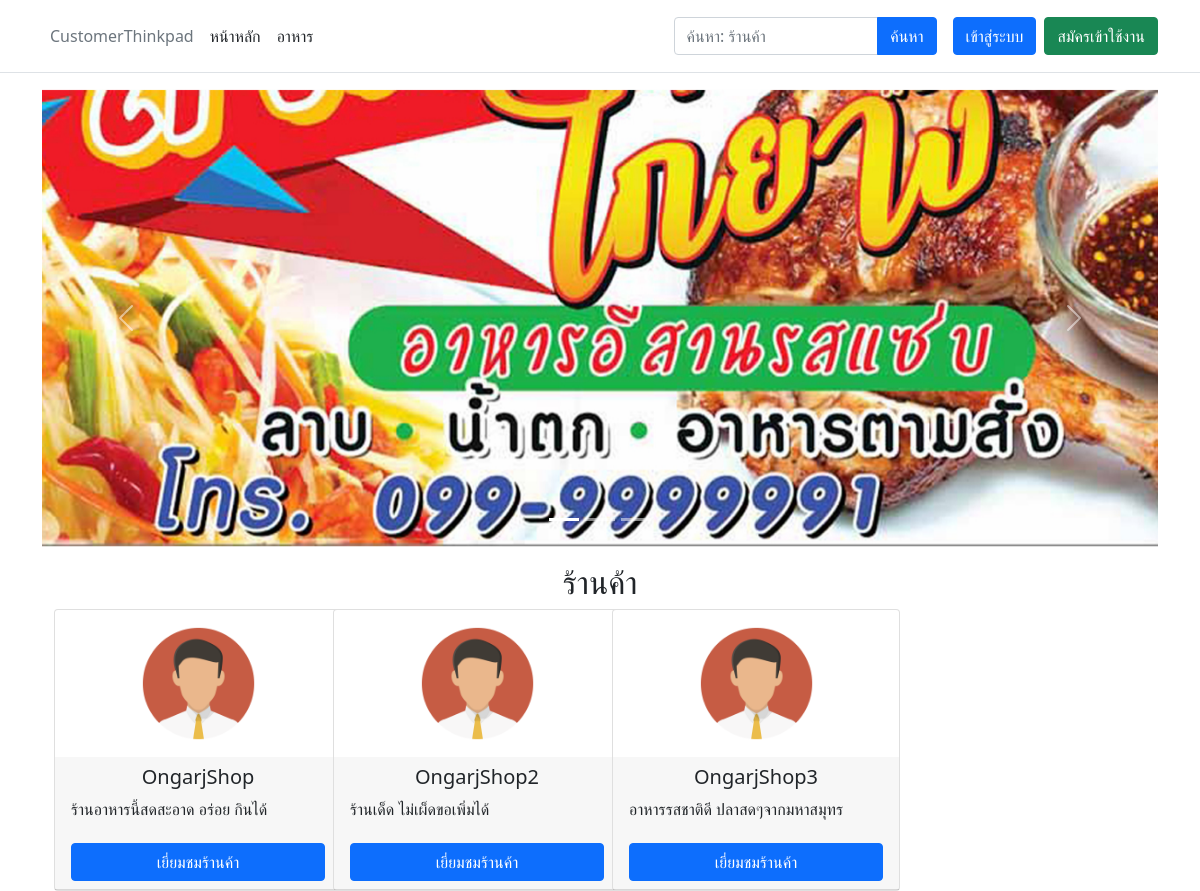
The page /Views/Customer/index.php on the database its author committed.
### tables this page shows
CREATE TABLE IF NOT EXISTS `users` (
  `idAll` int(11) NOT NULL AUTO_INCREMENT,
  `NameAll` varchar(50) NOT NULL,
  `PasswordAll` varchar(50) NOT NULL,
  `DescriptionShop` varchar(255) DEFAULT NULL,
  `AddressCustomer` varchar(255) DEFAULT NULL,
  `ImageAll` varchar(255) DEFAULT '../../Src/Images/Unknown.png',
  `AccessStatusSCR` int(11) DEFAULT 0,
  `RoleAll` varchar(255) NOT NULL,
  `IdTypeShop` int(11) DEFAULT NULL,
  PRIMARY KEY (`idAll`)
);

### Includes/autoload.inc.php (called while the page is built, shortened)
<?php
spl_autoload_register(function ($className) {
    $classMap = [
        'services' => 'Services/' . $className . '.service.php',
        'dbconnect' => 'Models/' . $className . '.inc.php',
        'Models' => 'Models/' . $className . '.model.php',
    ];
    foreach ($classMap as $class => $path) {
        $fullPath = dirname(__DIR__) . '/' . $path;
        if (file_exists($fullPath)) {
            return;
        }
    }
});

### Models/connect_database.inc.php (called while the page is built, shortened)
<?php
class connect_database
{
    public $ObjConnect;
    public function __construct()
    {
        $this->ObjConnect =new mysqli("localhost:3306", "root", "root", "orderfoodonline");
    }
public function SelectTable(?string $colname = null, string $TableName = "",?string $sqlcustom = null): object
{
    $colname = $colname ?? "*";
    if ($TableName != "") {
        $sql = "SELECT " . $colname . " FROM " . $TableName." ".$sqlcustom;
        return $this->ObjConnect->query($sql);
    }
    return false;
}
}
?>

### Views/Customer/index.php (the view, shortened to what this page needs)
<!DOCTYPE html>
<html lang="en">
<head>
  <?php include '../Shares/header.layout.php' ?>
</head>
<body>
  <?php include 'navbar.layout.php' ?>
  <main class="container">
    <div id="carouselExampleIndicators" class="carousel slide" data-bs-ride="carousel">
      <div class="carousel-indicators">
        <button type="button" data-bs-target="" data-bs-slide-to="0" class="active" aria-current="true" aria-label="Slide 1"></button>
        <button type="button" data-bs-target="" data-bs-slide-to="1" aria-label="Slide 2"></button>
        <button type="button" data-bs-target="" data-bs-slide-to="2" aria-label="Slide 3"></button>
      </div>
      <div class="carousel-inner">
        <div class="carousel-item active">
          <img src="../../Src/Images/BillBoard2.jpg" class="d-block w-100" alt="...">
        </div>
      </div>
      <button class="carousel-control-prev" type="button" data-bs-target="#carouselExampleIndicators" data-bs-slide="prev">
        <span class="carousel-control-prev-icon" aria-hidden="true"></span>
      </button>
      <button class="carousel-control-next" type="button" data-bs-target="#carouselExampleIndicators" data-bs-slide="next">
        <span class="carousel-control-next-icon" aria-hidden="true"></span>
      </button>
    </div>
    <h2 class="text-center mt-3">ร้านค้า</h2>
    <div class="container">
      <div class="row">
        <?php
        require_once "../../Includes/autoload.inc.php";
        $service = new connect_database();
        $resultshop = $service->SelectTable(null, "users", "Where RoleAll = 'Shop' AND AccessStatusSCR = 1");
        foreach ($resultshop as $rowshop) { ?>
          <div class="col-xl-3">
            <div class="card" style="width: 18rem;">
              <div class="text-center mt-3">
                <img src="<?= $rowshop['ImageAll'] ?>" class="card-img-top rounded-circle mb-3" style="width: 115px;Height: 115px">
              </div>
              <div class="card-header">
                <h5 class="card-title text-center"><?= $rowshop['NameAll'] ?></h5>
                <p class="card-text text-center d-inline-block text-truncate" style="max-width: 250px;"><?= $rowshop['DescriptionShop'] ?></p>
                <a href="shop.php?IdShop_Get=<?= $rowshop['idAll']?>" class="btn btn-primary w-100">เยี่ยมชมร้านค้า</a>
              </div>
            </div>
          </div>
        <?php } ?>
      </div>
    </div>
  </main>
</body>
</html>

### Views/Shares/header.layout.php (shortened to what this page needs)
<link rel="stylesheet" href="../../Src/Bootstrap/Css/bootstrap.min.css">

### Views/Customer/navbar.layout.php (shortened to what this page needs)
<header class="p-3 mb-3 border-bottom">
<div class="container">
<div class="d-flex flex-wrap align-items-center justify-content-center justify-content-lg-start">
<ul class="nav col-12 col-lg-auto me-lg-auto mb-2 justify-content-center mb-md-0">
  <li><a href="index.php" class="nav-link px-2 link-secondary h-1">CustomerThinkpad</a></li>
  <li><a href="index.php" class="nav-link px-2 link-dark">หน้าหลัก</a></li>
  <li><a href="food.php" class="nav-link px-2 link-dark">อาหาร</a></li>
</ul>
<div class="input-group w-25">
<input Id="InputSearch" class="form-control w-25" type="search" placeholder="ค้นหา: ร้านค้า">
<button class="btn btn-primary me-3" onclick="search()">ค้นหา</button>
</div>
<?php
if (isset($_SESSION['IdUser_Session'])) {
  require_once "../../Includes/autoload.inc.php";
  $service = new connect_database();
  $image_path = $service->SelectTable("ImageAll", "users", "Where idAll = {$_SESSION['IdUser_Session']}")->fetch_assoc()['ImageAll'];
?>
<a href="cart.php">
  <img class="me-3 w-75" src="../../Src/Images/basket.svg"/>
</a>
  <div class="dropdown text-end">
    <a href="#" class="d-block link-dark text-decoration-none dropdown-toggle" id="dropdownUser1" data-bs-toggle="dropdown" aria-expanded="false">
      <img src="<?= $image_path ?>" alt="mdo" width="32" height="32" class="rounded-circle">
    </a>
    <ul class="dropdown-menu text-small" aria-labelledby="dropdownUser1">
    <li><a class="dropdown-item" href="order.php">ประวัติการสั่งซื้อ</a></li>
      <li><a class="dropdown-item" href="../Shares/editaccount.php">ตั้งค่าบัญชี</a></li>
      <hr>
      <li><a class="dropdown-item" href="../../Controllers/login.ctr.php?action_Get=logout">ออกจากระบบ</a></li>
    </ul>
  </div>
<?php } else { ?>
  <a class="btn btn-primary" href="../Shares/login.php">เข้าสู่ระบบ</a>
  <a class="ms-2 btn btn-success" href="../Shares/register.php">สมัครเข้าใช้งาน</a>
<?php } ?>
</div>
</div>
</header>

### rows shown on the page
users: ImageAll (picture), NameAll "OngarjShop", DescriptionShop "ร้านอาหารนี้สดสะอาด อร่อย กินได้"
users: ImageAll (picture), NameAll "OngarjShop2", DescriptionShop "ร้านเด็ด ไม่เผ็ดขอเพิ่มได้"
users: ImageAll (picture), NameAll "OngarjShop3", DescriptionShop "อาหารรสชาติดี ปลาสดๆจากมหาสมุทร"
